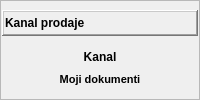
                    <widget class="QFrame" name="fraKanalProdaje">
                     <property name="sizePolicy">
                      <sizepolicy hsizetype="Preferred" vsizetype="Maximum">
                       <horstretch>0</horstretch>
                       <verstretch>0</verstretch>
                      </sizepolicy>
                     </property>
                     <property name="frameShape">
                      <enum>QFrame::StyledPanel</enum>
                     </property>
                     <property name="frameShadow">
                      <enum>QFrame::Raised</enum>
                     </property>
                     <layout class="QVBoxLayout" name="verticalLayout_9">
                      <property name="spacing">
                       <number>1</number>
                      </property>
                      <property name="leftMargin">
                       <number>1</number>
                      </property>
                      <property name="topMargin">
                       <number>0</number>
                      </property>
                      <property name="rightMargin">
                       <number>1</number>
                      </property>
                      <property name="bottomMargin">
                       <number>0</number>
                      </property>
                      <item>
                       <widget class="QFrame" name="fraTipKupcaTitle_2">
                        <property name="sizePolicy">
                         <sizepolicy hsizetype="Preferred" vsizetype="Maximum">
                          <horstretch>0</horstretch>
                          <verstretch>0</verstretch>
                         </sizepolicy>
                        </property>
                        <property name="frameShape">
                         <enum>QFrame::WinPanel</enum>
                        </property>
                        <property name="frameShadow">
                         <enum>QFrame::Raised</enum>
                        </property>
                        <layout class="QHBoxLayout" name="horizontalLayout_7">
                         <property name="spacing">
                          <number>1</number>
                         </property>
                         <property name="leftMargin">
                          <number>1</number>
                         </property>
                         <property name="topMargin">
                          <number>0</number>
                         </property>
                         <property name="rightMargin">
                          <number>1</number>
                         </property>
                         <property name="bottomMargin">
                          <number>0</number>
                         </property>
                         <item>
                          <widget class="QLabel" name="lblKanalProdajeTitle">
                           <property name="font">
                            <font>
                             <weight>75</weight>
                             <bold>true</bold>
                            </font>
                           </property>
                           <property name="text">
                            <string>Kanal prodaje</string>
                           </property>
                          </widget>
                         </item>
                         <item>
                          <widget class="QPushButton" name="pushButton_3">
                           <property name="sizePolicy">
                            <sizepolicy hsizetype="Maximum" vsizetype="Fixed">
                             <horstretch>0</horstretch>
                             <verstretch>0</verstretch>
                            </sizepolicy>
                           </property>
                           <property name="text">
                            <string/>
                           </property>
                           <property name="icon">
                            <iconset resource="../../resources/DonatForm.qrc">
                             <normaloff>:/InDonat/Forms/images/ig_menuGreenUp.gif</normaloff>:/InDonat/Forms/images/ig_menuGreenUp.gif</iconset>
                           </property>
                           <property name="iconSize">
                            <size>
                             <width>16</width>
                             <height>24</height>
                            </size>
                           </property>
                           <property name="flat">
                            <bool>true</bool>
                           </property>
                          </widget>
                         </item>
                        </layout>
                       </widget>
                      </item>
                      <item>
                       <widget class="QFrame" name="fraTipKupcaButtons_2">
                        <property name="sizePolicy">
                         <sizepolicy hsizetype="Preferred" vsizetype="Maximum">
                          <horstretch>0</horstretch>
                          <verstretch>0</verstretch>
                         </sizepolicy>
                        </property>
                        <property name="frameShape">
                         <enum>QFrame::NoFrame</enum>
                        </property>
                        <property name="frameShadow">
                         <enum>QFrame::Raised</enum>
                        </property>
                        <layout class="QVBoxLayout" name="verticalLayout_10">
                         <property name="spacing">
                          <number>1</number>
                         </property>
                         <property name="leftMargin">
                          <number>1</number>
                         </property>
                         <property name="topMargin">
                          <number>0</number>
                         </property>
                         <property name="rightMargin">
                          <number>1</number>
                         </property>
                         <property name="bottomMargin">
                          <number>0</number>
                         </property>
                         <item>
                          <widget class="QPushButton" name="btnKanalProdaje">
                           <property name="font">
                            <font>
                             <weight>75</weight>
                             <bold>true</bold>
                            </font>
                           </property>
                           <property name="cursor">
                            <cursorShape>PointingHandCursor</cursorShape>
                           </property>
                           <property name="text">
                            <string>Kanal</string>
                           </property>
                           <property name="flat">
                            <bool>true</bool>
                           </property>
                          </widget>
                         </item>
                         <item>
                          <widget class="QPushButton" name="btnMojiDokumenti">
                           <property name="font">
                            <font>
                             <pointsize>8</pointsize>
                             <weight>75</weight>
                             <bold>true</bold>
                            </font>
                           </property>
                           <property name="cursor">
                            <cursorShape>PointingHandCursor</cursorShape>
                           </property>
                           <property name="text">
                            <string>Moji dokumenti</string>
                           </property>
                           <property name="icon">
                            <iconset resource="../../resources/DonatForm.qrc">
                             <normaloff>:/InDonat/Forms/images/OK.gif</normaloff>:/InDonat/Forms/images/OK.gif</iconset>
                           </property>
                           <property name="flat">
                            <bool>true</bool>
                           </property>
                          </widget>
                         </item>
                        </layout>
                       </widget>
                      </item>
                     </layout>
                    </widget>
